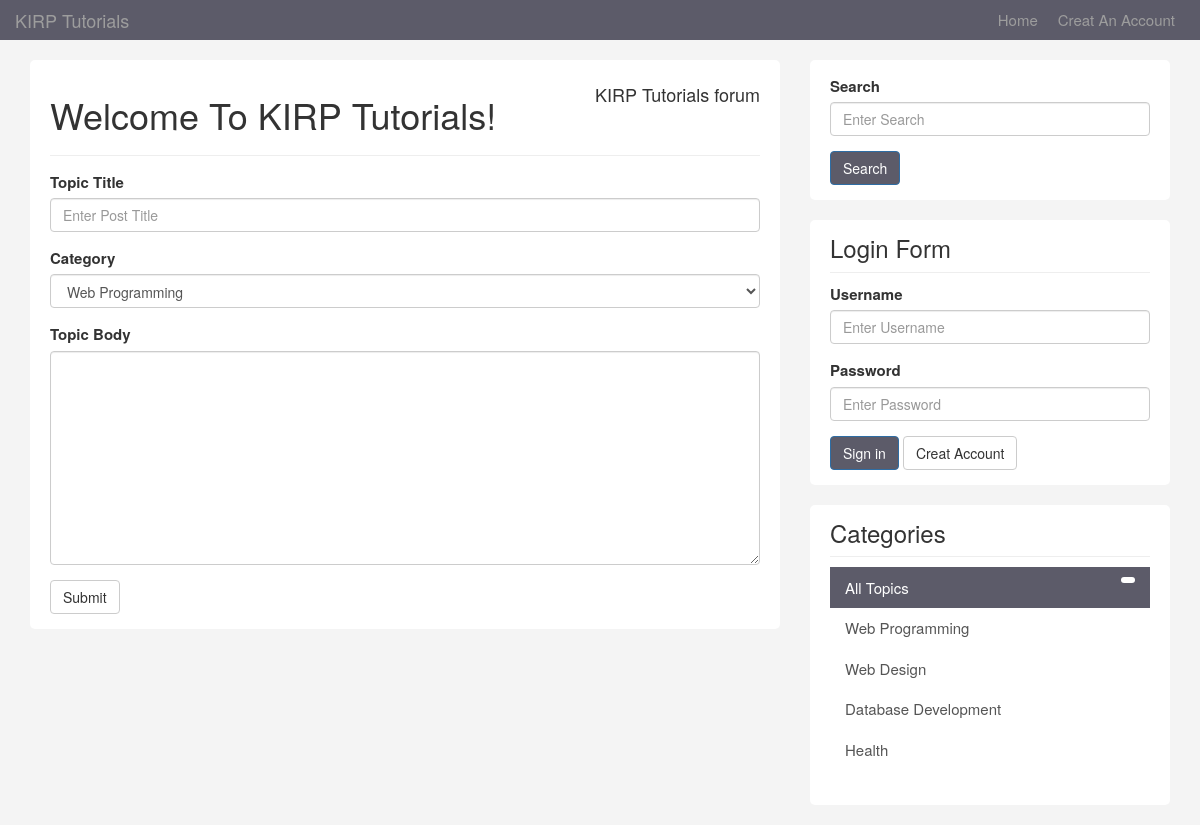
/Create.php, run on the app's committed database.
### tables this page shows
CREATE TABLE IF NOT EXISTS `categories` (
`id` int(11) NOT NULL,
  `name` varchar(100) NOT NULL,
  `description` text NOT NULL
);

### libraries/Template.php (called while the page is built, shortened)
<?php
class Template{
	protected $template;
	public function __construct($template){
		$this->template = $template;
	}
	public function __toString(){
		include basename($this->template);
		return ob_get_clean();
	}
}

### libraries/Database.php (called while the page is built, shortened)
<?php
class Database {
	private $host = DB_HOST;
	private $user = DB_USER;
	private $pass = DB_PASS;
	private $dbname = DB_NAME;
	private $dbh;
	private $stmt;
	public function __construct(){
		$dsn = 'mysql:host=' . $this->host . ';dbname=' . $this->dbname;
		$option = array (PDO::ATTR_PERSISTENT => true,PDO::ATTR_ERRMODE => PDO::ERRMODE_EXCEPTION) ;
		try {
			$this->dbh = new PDO($dsn, $this->user, $this->pass,$option);
		}
		catch ( PDOException $e) {
			$this->error = $e->getMessage();
		}
	}
	public function query($query) {
		$this->stmt = $this->dbh->prepare($query);
	}
	public function execute() {
		return $this->stmt->execute();
	}
	public function resultset() {
		$this->execute();
		return $this->stmt->fetchAll(PDO::FETCH_OBJ);
	}
}

### helpers/db_helper.php (called while the page is built, shortened)
<?php
function getCategories(){
	$db = new Database;
	$db->query('SELECT * FROM categories');
	$results = $db->resultset();
	return $results;
}

### helpers/system_helper.php (called while the page is built, shortened)
<?php
function isLoggedIn(){
	if (isset($_SESSION['is_logged_in'])){
		return true;
	} else {
		return false;
	}
}

### helpers/format_helper.php (called while the page is built, shortened)
<?php
function is_active($category){
	if(isset($_GET['category'])){
		if($_GET['category'] == $category) {
			return 'active';
		}else {
			return '';
		}
	} else {
		if($category == null) {
			return 'active';
			}
	}
}

### template/create.php (the view, shortened to what this page needs)
<?php include('includes\header.php'); ?>
	<form role="form" method="post" action="create.php">
                  <div class="form-group">
                    <label>Topic Title</label>
                     <input name="title" type="text" class="form-control"  placeholder="Enter Post Title">
                  </div>
                  <div class="form-group">
                  <label>Category</label>
                  <select class="form-control" name="category">
                  <?php foreach(getCategories() as $category) : ?>
                    <option value="<?php echo $category->id; ?>"> <?php echo $category->name; ?></option>
                  <?php endforeach; ?>
                   </select>
                </div>
                <div class="form-group">
                  <label>Topic Body</label>
                  <textarea id="body" rows="10" cols="80" class="form-control" name="body"></textarea>
                </div>
                <button name="do_create" type="submit" class="btn btn-default">Submit</button>
     </form>
 <?php include('includes\footer.php'); ?>

### template/includes/footer.php (shortened to what this page needs)
 </div>
          </div>
        </div>
        <div class="col-md-4">
           <div class="sidebar">
            <div class="block">
               <div class="form-group">
                  <form name="search" method="post" action="search.php">
                  <label>Search</label>
                  <input name="searchterm" type="text" class="form-control"  placeholder="Enter Search">
                </div>
                  <input type="submit" name="submit" value="Search" class="btn btn-primary" />
            </div>
            <div class="block">
              <h3>Login Form</h3>
              <?php if (isLoggedIn()) : ?>
                <div class="userdata">
                <img class="avatarks pull-left" src="images\avatars\<?php echo getUser() ['avatar']; ?>" height="80px" width="80px" margin="11px">
                <br>
                  Welcome, <?php echo getUser() ['username']; ?>
                </div>
                <br>
                <form role="form" method="post" action="logout.php">
                  <input type="submit" name="do_logout" class="btn btn-primary" value="Logout">
                </form>
              <?php else : ?>
              <form role="form" method="post" action="login.php">
                <div class="form-group">
                  <label>Username</label>
                  <input name="username" type="text" class="form-control"  placeholder="Enter Username">
                </div>
                <div class="form-group">
                  <label>Password</label>
                  <input name="password" type="password" class="form-control" placeholder="Enter Password">
                </div>
                <button name="do_login" type="submit" class="btn btn-primary">Sign in</button> <a class="btn btn-default" href="register.php">Creat Account</a>
            </form>
          <?php endif; ?>
           </div>
           <div class="block">
            <h3>Categories</h3>
            <div class="list-group">
              <a href="topics.php" class="list-group-item <?php echo is_active(null); ?>">All Topics <span class="badge pull-right">
             <?php foreach (getCategories() as $category) : ?>
              <a href="topics.php?category=<?php echo $category->id; ?>" class="list-group-item <?php echo is_active($category->id); ?>"><?php echo $category->name; ?> </a>
             <?php endforeach; ?>
            </div>
           </div>
        </div>
    </div>
  </div>
  </body>
</html>

### template/css/custom.css (style rules this page uses)
body { padding-top: 60px; background: #f4f4f4; font-size: 15px; }
a { color:#5c5b69; }
h3 { margin-bottom:5px; }
.block { background: #FFF; border-radius: 5px; padding: 15px 20px; margin-bottom: 20px; }
.sidebar .block h3 { margin: 0 0 10px 0; padding-bottom:10px; border-bottom: #eee solid 1px; }
a.list-group-item.active, a.list-group-item.active:hover, a.list-group-item.active:focus { background: #5c5b69; border-radius: 0; }
.list-group-item { border: 0; }
.btn-primary { background: #5c5b69; }

### data on the page
categories: name "Web Programming"
categories: name "Web Design"
categories: name "Database Development"
categories: name "Health"

### other printed values
$title "Welcome To KIRP Tutorials!"
form field category "Web Programming"
